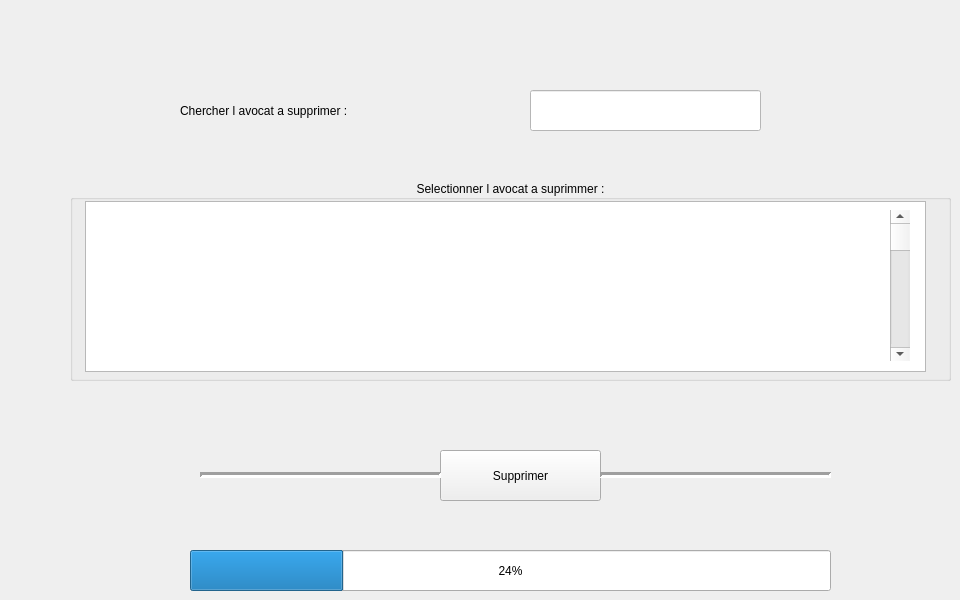
    <widget class="QWidget" name="supprimer">
     <attribute name="title">
      <string>Supprimer</string>
     </attribute>
     <widget class="QGroupBox" name="groupBox_6">
      <property name="geometry">
       <rect>
        <x>70</x>
        <y>180</y>
        <width>881</width>
        <height>201</height>
       </rect>
      </property>
      <property name="styleSheet">
       <string notr="true">font: 10pt &quot;MS Shell Dlg 2&quot;;</string>
      </property>
      <property name="title">
       <string>Selectionner l avocat a suprimmer :</string>
      </property>
      <property name="alignment">
       <set>Qt::AlignCenter</set>
      </property>
      <widget class="QTableView" name="tableView_2">
       <property name="geometry">
        <rect>
         <x>15</x>
         <y>21</y>
         <width>841</width>
         <height>171</height>
        </rect>
       </property>
      </widget>
      <widget class="QScrollBar" name="verticalScrollBar_2">
       <property name="geometry">
        <rect>
         <x>820</x>
         <y>30</y>
         <width>20</width>
         <height>151</height>
        </rect>
       </property>
       <property name="orientation">
        <enum>Qt::Vertical</enum>
       </property>
      </widget>
     </widget>
     <widget class="QPushButton" name="suprimer">
      <property name="geometry">
       <rect>
        <x>440</x>
        <y>450</y>
        <width>161</width>
        <height>51</height>
       </rect>
      </property>
      <property name="styleSheet">
       <string notr="true">font: 10pt &quot;MS Shell Dlg 2&quot;;</string>
      </property>
      <property name="text">
       <string>Supprimer</string>
      </property>
     </widget>
     <widget class="QLabel" name="label">
      <property name="geometry">
       <rect>
        <x>180</x>
        <y>90</y>
        <width>321</width>
        <height>41</height>
       </rect>
      </property>
      <property name="styleSheet">
       <string notr="true">font: 14pt &quot;MS Shell Dlg 2&quot;;</string>
      </property>
      <property name="text">
       <string>Chercher l avocat a supprimer :</string>
      </property>
     </widget>
     <widget class="QLineEdit" name="lineEdit_supp">
      <property name="geometry">
       <rect>
        <x>530</x>
        <y>90</y>
        <width>231</width>
        <height>41</height>
       </rect>
      </property>
      <property name="styleSheet">
       <string notr="true">background-color: rgb(255, 255, 255);</string>
      </property>
     </widget>
     <widget class="QProgressBar" name="progressBar">
      <property name="geometry">
       <rect>
        <x>190</x>
        <y>550</y>
        <width>641</width>
        <height>41</height>
       </rect>
      </property>
      <property name="value">
       <number>24</number>
      </property>
     </widget>
     <widget class="Line" name="line">
      <property name="geometry">
       <rect>
        <x>200</x>
        <y>460</y>
        <width>241</width>
        <height>31</height>
       </rect>
      </property>
      <property name="lineWidth">
       <number>3</number>
      </property>
      <property name="orientation">
       <enum>Qt::Horizontal</enum>
      </property>
     </widget>
     <widget class="Line" name="line_2">
      <property name="geometry">
       <rect>
        <x>600</x>
        <y>460</y>
        <width>231</width>
        <height>31</height>
       </rect>
      </property>
      <property name="styleSheet">
       <string notr="true"/>
      </property>
      <property name="lineWidth">
       <number>3</number>
      </property>
      <property name="orientation">
       <enum>Qt::Horizontal</enum>
      </property>
     </widget>
    </widget>
